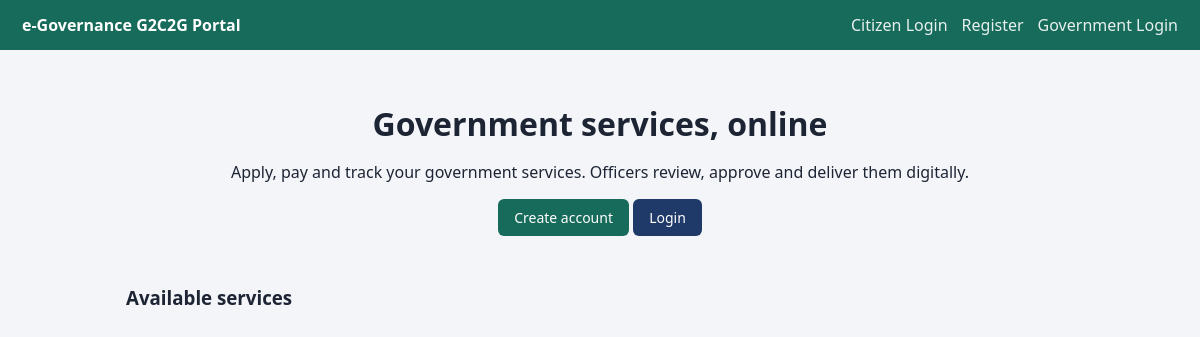
Before: / with the older database file.
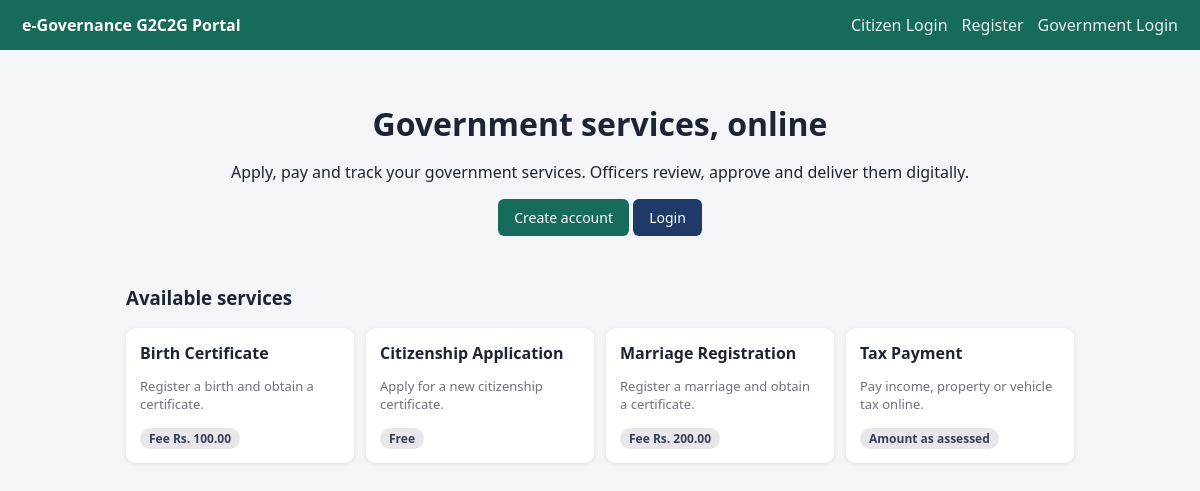
After: the same page with the newer database file.
### tables this page shows
CREATE TABLE service_types (
  id INT AUTO_INCREMENT PRIMARY KEY,
  name VARCHAR(80) NOT NULL UNIQUE,
  description VARCHAR(255) NOT NULL DEFAULT '',
  hint VARCHAR(255) NOT NULL DEFAULT '',
  fee DECIMAL(10,2) NOT NULL DEFAULT 0,
  needs_amount TINYINT(1) NOT NULL DEFAULT 0,    
  is_active TINYINT(1) NOT NULL DEFAULT 1
);

### index.php (the view)
<?php
require 'config/db.php';
$services = $pdo->query("SELECT * FROM service_types WHERE is_active=1 ORDER BY name")->fetchAll();
head('e-Governance G2C2G Portal', 'user', '<a href="login.php">Citizen Login</a><a href="register.php">Register</a><a href="admin/login.php">Government Login</a>');
?>
<div class="hero"><h1>Government services, online</h1>
<p>Apply, pay and track your government services. Officers review, approve and deliver them digitally.</p>
<a class="btn green" href="register.php">Create account</a> <a class="btn" href="login.php">Login</a></div>
<h3>Available services</h3>
<div class="svc"><?php foreach ($services as $s): ?>
<div><b><?= e($s['name']) ?></b><p class="meta"><?= e($s['description']) ?></p>
<span class="badge"><?= $s['needs_amount'] ? 'Amount as assessed' : ($s['fee'] > 0 ? 'Fee ' . money($s['fee']) : 'Free') ?></span></div>
<?php endforeach; ?></div>
<?php foot();

### config/db.php (shortened to what this page needs)
<?php
function e($s) { return htmlspecialchars((string)$s, ENT_QUOTES, 'UTF-8'); }
function money($n) { return 'Rs. ' . number_format((float)$n, 2); }
function head($title, $cls = '', $nav = '', $base = '') {
    echo '<!DOCTYPE html><html><head><meta charset="utf-8"><meta name="viewport" content="width=device-width,initial-scale=1">'
       . '<title>' . e($title) . '</title><link rel="stylesheet" href="' . $base . 'assets/style.css"></head><body>'
       . '<header class="' . $cls . '"><strong>' . e($title) . '</strong><nav>' . $nav . '</nav></header><main>';
}
function foot() { echo '</main></body></html>'; }

### assets/style.css (style rules this page uses)
* { box-sizing:border-box }
body { margin:0;font-family:system-ui,Arial,sans-serif;background:#f3f5f9;color:#1d2433 }
header { background:#1f3a68;color:#fff;padding:14px 22px;display:flex;justify-content:space-between;align-items:center;flex-wrap:wrap;gap:8px }
header.user { background:#176b5b }
header nav a { color:#fff;margin-left:14px;text-decoration:none;opacity:.9 }
main { max-width:980px;margin:22px auto;padding:0 16px }
.btn { display:inline-block;background:#1f3a68;color:#fff;border:0;padding:9px 16px;border-radius:6px;cursor:pointer;text-decoration:none;font:inherit;font-size:14px }
.btn.green { background:#176b5b }
.badge { display:inline-block;padding:2px 9px;border-radius:12px;font-size:12px;font-weight:600;background:#e5e7eb;color:#374151 }
.meta { color:#6b7280;font-size:13px }
.hero { text-align:center;padding:30px 10px }
.hero h1 { margin:0 0 8px }
.svc { display:grid;grid-template-columns:repeat(auto-fit,minmax(220px,1fr));gap:12px;margin-top:18px }
.svc div { background:#fff;padding:14px;border-radius:10px;box-shadow:0 1px 4px rgba(0,0,0,.08);text-align:left }

Changed rows visible on the page:
added service_types: name "Birth Certificate", description "Register a birth and obtain a certificate.", fee "Rs. 100.00"
added service_types: name "Citizenship Application", description "Apply for a new citizenship certificate.", needs_amount "Free"
added service_types: name "Marriage Registration", description "Register a marriage and obtain a certificate.", fee "Rs. 200.00"
added service_types: name "Tax Payment", description "Pay income, property or vehicle tax online.", needs_amount "Amount as assessed"
